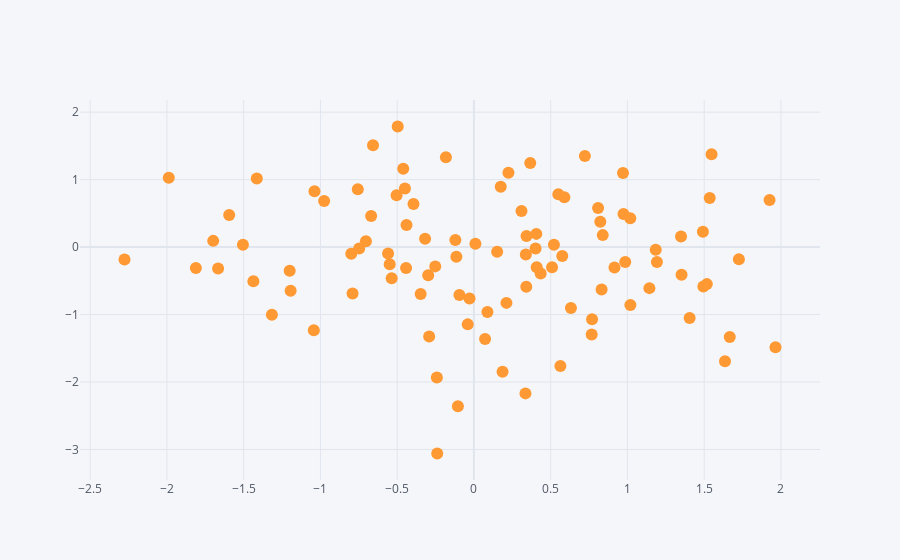

Notebook code for this chart:
### Code cell
df.iplot(kind='scatter',x='a', y='b', mode='markers')
